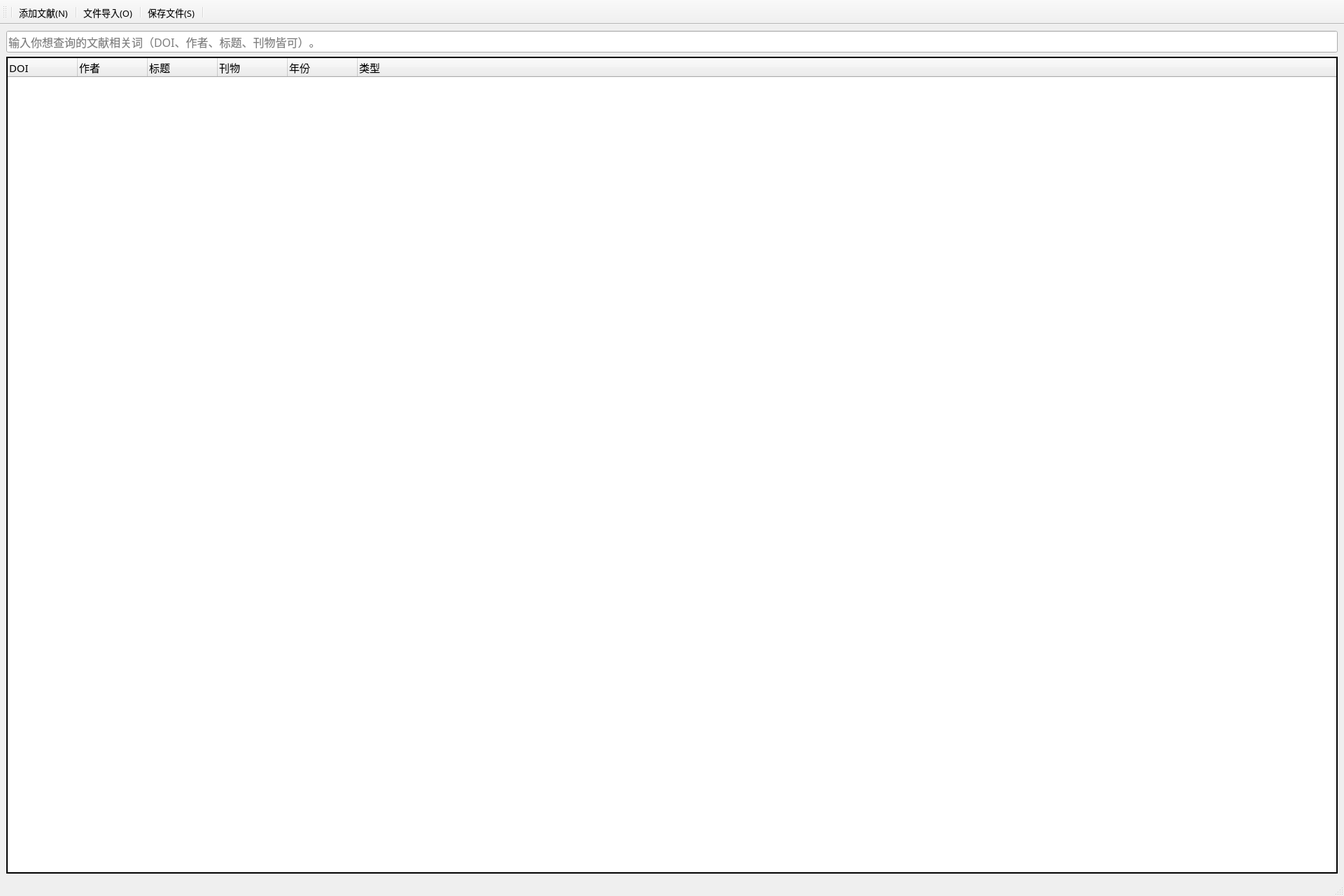
<?xml version="1.0" encoding="UTF-8"?>
<ui version="4.0">
 <class>mainUIForm</class>
 <widget class="QMainWindow" name="mainUIForm">
  <property name="geometry">
   <rect>
    <x>0</x>
    <y>0</y>
    <width>1920</width>
    <height>1280</height>
   </rect>
  </property>
  <property name="minimumSize">
   <size>
    <width>1920</width>
    <height>1280</height>
   </size>
  </property>
  <property name="font">
   <font>
    <family>宋体</family>
    <pointsize>12</pointsize>
   </font>
  </property>
  <property name="cursor">
   <cursorShape>PointingHandCursor</cursorShape>
  </property>
  <property name="windowTitle">
   <string>PRMS</string>
  </property>
  <widget class="QWidget" name="centralwidget">
   <layout class="QVBoxLayout" name="verticalLayout">
    <item>
     <layout class="QHBoxLayout" name="horizontalLayout">
      <item>
       <widget class="QLineEdit" name="lineEdit">
        <property name="placeholderText">
         <string>输入你想查询的文献相关词（DOI、作者、标题、刊物皆可）。</string>
        </property>
       </widget>
      </item>
     </layout>
    </item>
    <item>
     <widget class="QTableWidget" name="tableWidget">
      <property name="font">
       <font>
        <family>宋体</family>
        <pointsize>11</pointsize>
       </font>
      </property>
      <property name="cursor" stdset="0">
       <cursorShape>PointingHandCursor</cursorShape>
      </property>
      <property name="frameShape">
       <enum>QFrame::WinPanel</enum>
      </property>
      <property name="frameShadow">
       <enum>QFrame::Plain</enum>
      </property>
      <property name="editTriggers">
       <set>QAbstractItemView::DoubleClicked</set>
      </property>
      <property name="textElideMode">
       <enum>Qt::ElideLeft</enum>
      </property>
      <property name="verticalScrollMode">
       <enum>QAbstractItemView::ScrollPerItem</enum>
      </property>
      <attribute name="horizontalHeaderMinimumSectionSize">
       <number>28</number>
      </attribute>
      <attribute name="horizontalHeaderDefaultSectionSize">
       <number>100</number>
      </attribute>
      <attribute name="horizontalHeaderShowSortIndicator" stdset="0">
       <bool>false</bool>
      </attribute>
      <attribute name="horizontalHeaderStretchLastSection">
       <bool>true</bool>
      </attribute>
      <attribute name="verticalHeaderVisible">
       <bool>false</bool>
      </attribute>
      <attribute name="verticalHeaderStretchLastSection">
       <bool>false</bool>
      </attribute>
      <column>
       <property name="text">
        <string>DOI</string>
       </property>
       <property name="font">
        <font>
         <family>宋体</family>
         <pointsize>11</pointsize>
        </font>
       </property>
       <property name="textAlignment">
        <set>AlignLeading|AlignVCenter</set>
       </property>
      </column>
      <column>
       <property name="text">
        <string>作者</string>
       </property>
       <property name="font">
        <font>
         <family>宋体</family>
         <pointsize>11</pointsize>
        </font>
       </property>
       <property name="textAlignment">
        <set>AlignLeading|AlignVCenter</set>
       </property>
      </column>
      <column>
       <property name="text">
        <string>标题</string>
       </property>
       <property name="font">
        <font>
         <family>宋体</family>
         <pointsize>11</pointsize>
        </font>
       </property>
       <property name="textAlignment">
        <set>AlignLeading|AlignVCenter</set>
       </property>
      </column>
      <column>
       <property name="text">
        <string>刊物</string>
       </property>
       <property name="font">
        <font>
         <family>宋体</family>
         <pointsize>11</pointsize>
        </font>
       </property>
       <property name="textAlignment">
        <set>AlignLeading|AlignVCenter</set>
       </property>
      </column>
      <column>
       <property name="text">
        <string>年份</string>
       </property>
       <property name="font">
        <font>
         <family>宋体</family>
         <pointsize>11</pointsize>
        </font>
       </property>
       <property name="textAlignment">
        <set>AlignLeading|AlignVCenter</set>
       </property>
      </column>
      <column>
       <property name="text">
        <string>类型</string>
       </property>
       <property name="font">
        <font>
         <family>宋体</family>
         <pointsize>11</pointsize>
        </font>
       </property>
       <property name="textAlignment">
        <set>AlignLeading|AlignVCenter</set>
       </property>
      </column>
     </widget>
    </item>
   </layout>
  </widget>
  <widget class="QStatusBar" name="statusbar">
   <property name="font">
    <font>
     <family>宋体</family>
     <pointsize>10</pointsize>
    </font>
   </property>
  </widget>
  <widget class="QToolBar" name="toolBar">
   <property name="font">
    <font>
     <pointsize>10</pointsize>
    </font>
   </property>
   <property name="cursor">
    <cursorShape>PointingHandCursor</cursorShape>
   </property>
   <property name="windowTitle">
    <string>toolBar</string>
   </property>
   <property name="iconSize">
    <size>
     <width>70</width>
     <height>30</height>
    </size>
   </property>
   <property name="toolButtonStyle">
    <enum>Qt::ToolButtonTextBesideIcon</enum>
   </property>
   <attribute name="toolBarArea">
    <enum>TopToolBarArea</enum>
   </attribute>
   <attribute name="toolBarBreak">
    <bool>false</bool>
   </attribute>
   <addaction name="separator"/>
   <addaction name="action_N"/>
   <addaction name="separator"/>
   <addaction name="action_O"/>
   <addaction name="separator"/>
   <addaction name="action_S"/>
   <addaction name="separator"/>
  </widget>
  <action name="action_N">
   <property name="icon">
    <iconset resource="../../resource.qrc">
     <normaloff>:/res/MainUI/add.ico</normaloff>:/res/MainUI/add.ico</iconset>
   </property>
   <property name="text">
    <string>添加文献(&amp;N)</string>
   </property>
  </action>
  <action name="action_S">
   <property name="icon">
    <iconset resource="../../resource.qrc">
     <normaloff>:/res/MainUI/save.ico</normaloff>:/res/MainUI/save.ico</iconset>
   </property>
   <property name="text">
    <string>保存文件(&amp;S)</string>
   </property>
  </action>
  <action name="action_O">
   <property name="icon">
    <iconset resource="../../resource.qrc">
     <normaloff>:/res/MainUI/open.ico</normaloff>:/res/MainUI/open.ico</iconset>
   </property>
   <property name="text">
    <string>文件导入(&amp;O)</string>
   </property>
  </action>
 </widget>
 <resources>
  <include location="../../resource.qrc"/>
 </resources>
 <connections/>
</ui>
